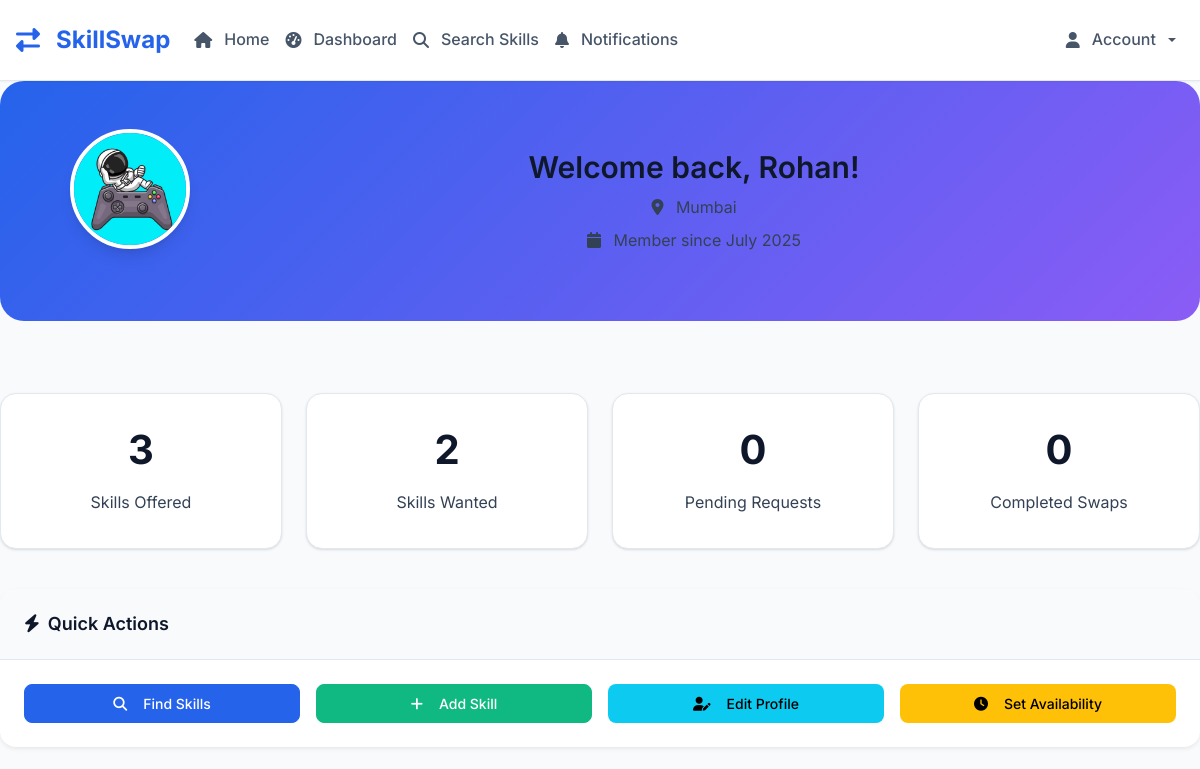
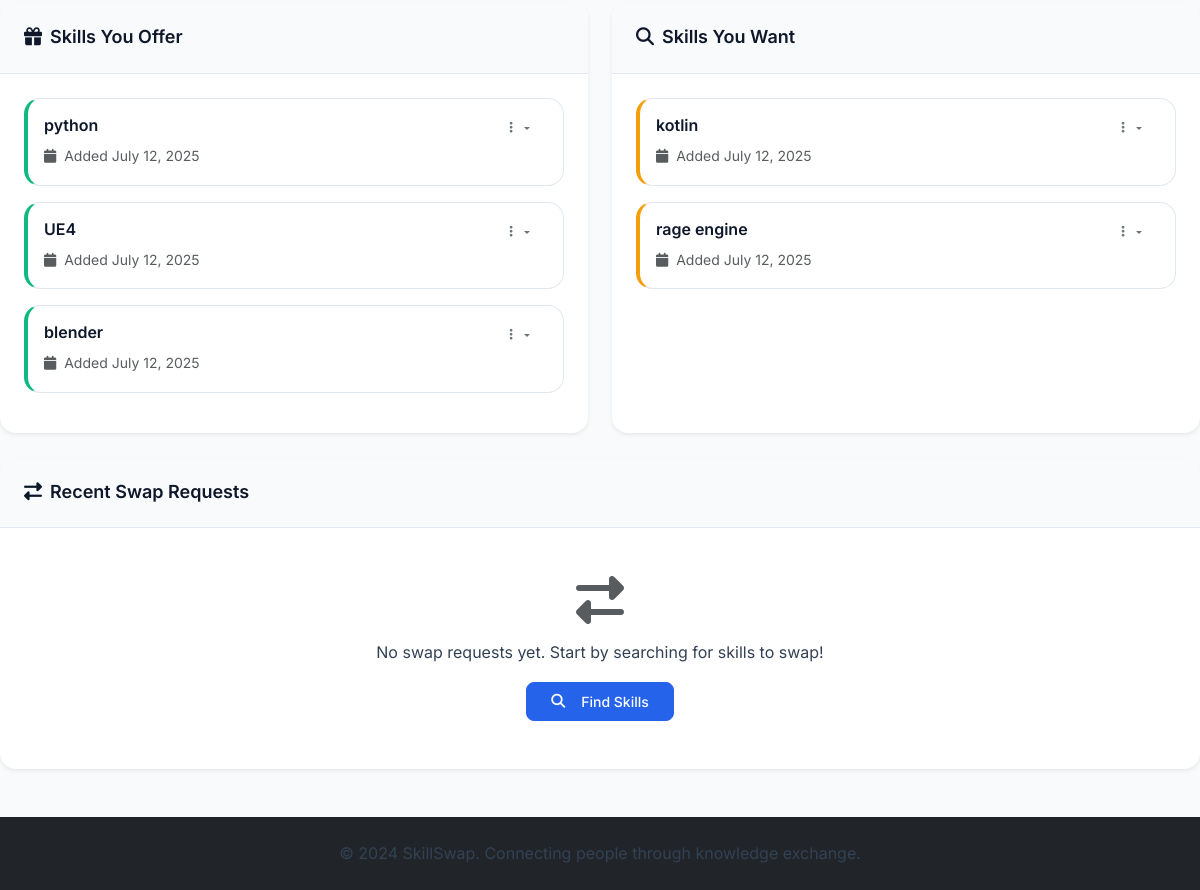
/dashboard (signed in), run on an earlier commit of the app's database (2 pictures, top to bottom).
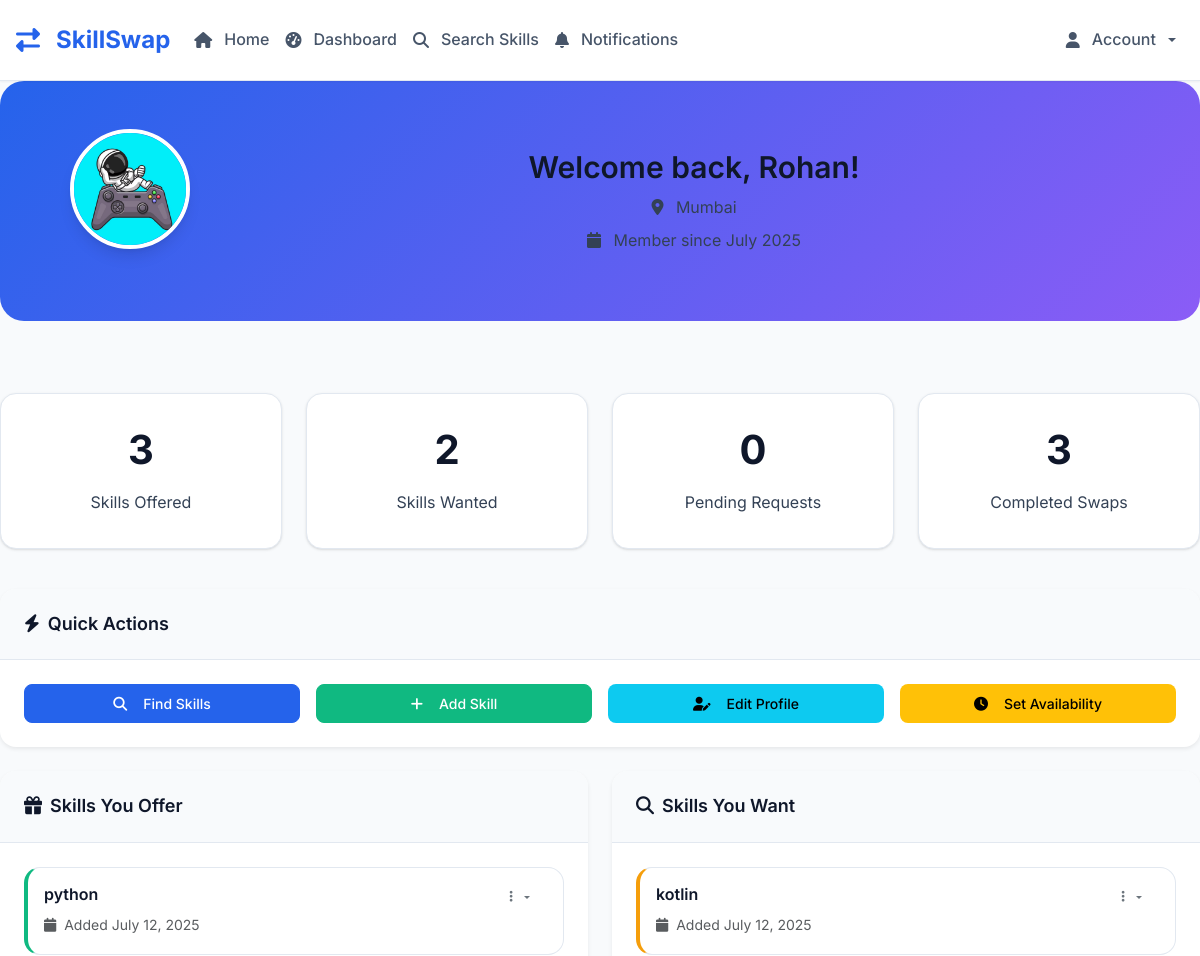
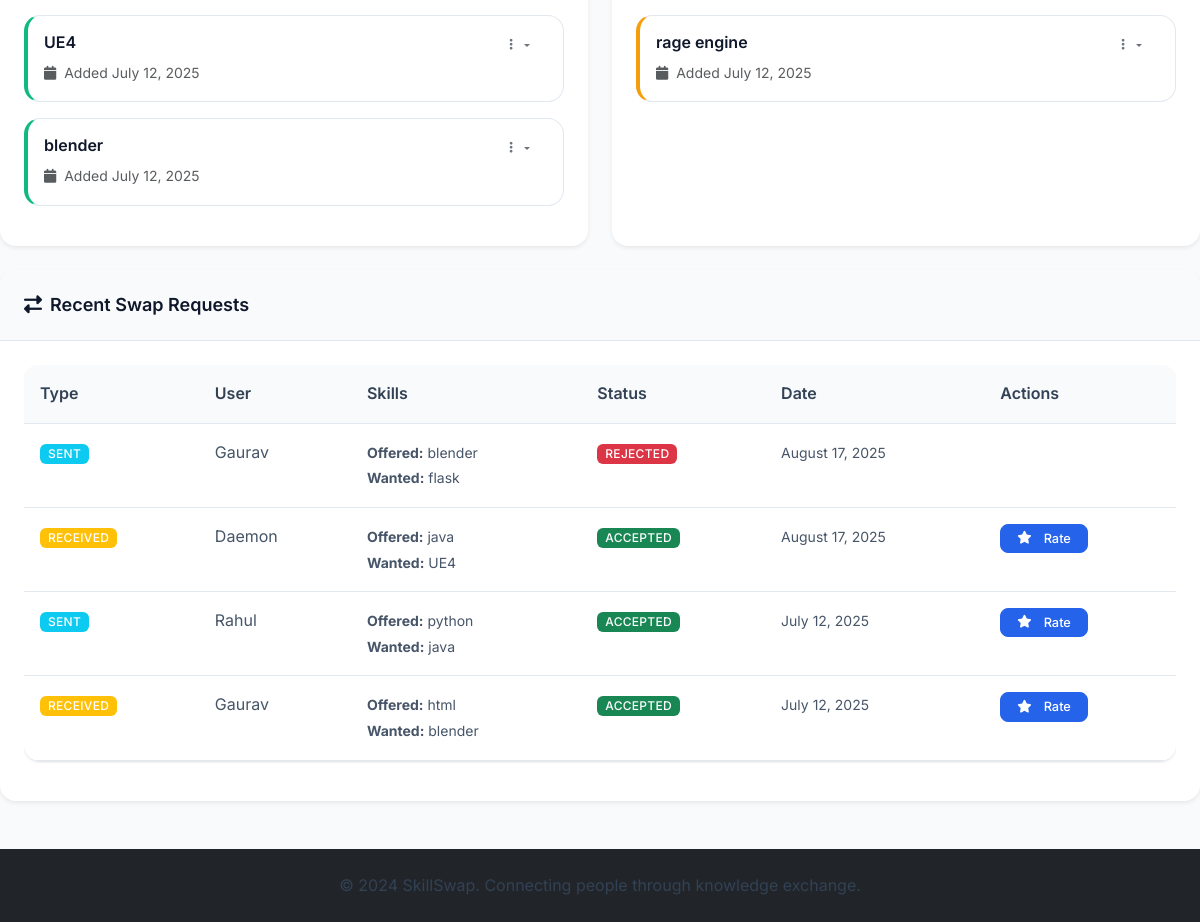
And on a later commit of the database (2 pictures, top to bottom).
### tables this page shows
CREATE TABLE users (
            id INTEGER PRIMARY KEY AUTOINCREMENT,
            email TEXT UNIQUE NOT NULL,
            password_hash TEXT NOT NULL,
            name TEXT NOT NULL,
            location TEXT,
            profile_photo TEXT,
            availability TEXT,
            is_public INTEGER DEFAULT 1,
            is_admin INTEGER DEFAULT 0,
            is_banned INTEGER DEFAULT 0,
            created_at TIMESTAMP DEFAULT CURRENT_TIMESTAMP
        , bio TEXT);

CREATE TABLE skills (
            id INTEGER PRIMARY KEY AUTOINCREMENT,
            user_id INTEGER,
            skill_name TEXT NOT NULL,
            skill_type TEXT NOT NULL, -- 'offered' or 'wanted'
            description TEXT,
            is_approved INTEGER DEFAULT 1,
            created_at TIMESTAMP DEFAULT CURRENT_TIMESTAMP,
            FOREIGN KEY (user_id) REFERENCES users (id)
        );

CREATE TABLE swap_requests (
            id INTEGER PRIMARY KEY AUTOINCREMENT,
            requester_id INTEGER,
            provider_id INTEGER,
            offered_skill_id INTEGER,
            wanted_skill_id INTEGER,
            status TEXT DEFAULT 'pending', -- 'pending', 'accepted', 'rejected', 'cancelled'
            message TEXT,
            created_at TIMESTAMP DEFAULT CURRENT_TIMESTAMP,
            FOREIGN KEY (requester_id) REFERENCES users (id),
            FOREIGN KEY (provider_id) REFERENCES users (id),
            FOREIGN KEY (offered_skill_id) REFERENCES skills (id),
            FOREIGN KEY (wanted_skill_id) REFERENCES skills (id)
        );

### skill_swap_app.py (the view)
@app.route('/dashboard')
@login_required
def dashboard():
    conn = get_db()
    user = conn.execute('SELECT * FROM users WHERE id = ?', (session['user_id'],)).fetchone()
    if not user:
        session.clear()
        flash('User session invalid. Please log in again.', 'error')
        return redirect(url_for('login'))
    offered_skills = conn.execute('''
        SELECT * FROM skills WHERE user_id = ? AND skill_type = 'offered'
    ''', (session['user_id'],)).fetchall()
    wanted_skills = conn.execute('''
        SELECT * FROM skills WHERE user_id = ? AND skill_type = 'wanted'
    ''', (session['user_id'],)).fetchall()
    sent_requests = conn.execute('''
        SELECT sr.*, u.name as provider_name, s1.skill_name as offered_skill_name, s2.skill_name as wanted_skill_name
        FROM swap_requests sr
        JOIN users u ON sr.provider_id = u.id
        JOIN skills s1 ON sr.offered_skill_id = s1.id
        JOIN skills s2 ON sr.wanted_skill_id = s2.id
        WHERE sr.requester_id = ?
        ORDER BY sr.created_at DESC
    ''', (session['user_id'],)).fetchall()
    received_requests = conn.execute('''
        SELECT sr.*, u.name as requester_name, s1.skill_name as offered_skill_name, s2.skill_name as wanted_skill_name
        FROM swap_requests sr
        JOIN users u ON sr.requester_id = u.id
        JOIN skills s1 ON sr.offered_skill_id = s1.id
        JOIN skills s2 ON sr.wanted_skill_id = s2.id
        WHERE sr.provider_id = ?
        ORDER BY sr.created_at DESC
    ''', (session['user_id'],)).fetchall()
    unread_notifications = conn.execute('''
        SELECT COUNT(*) as count FROM notifications
        WHERE user_id = ? AND is_read = 0
    ''', (session['user_id'],)).fetchone()['count']
    conn.close()
    user = convert_row_datetimes(user)
    offered_skills = convert_rows_datetimes(offered_skills)
    wanted_skills = convert_rows_datetimes(wanted_skills)
    sent_requests = convert_rows_datetimes(sent_requests)
    received_requests = convert_rows_datetimes(received_requests)
    all_requests = sent_requests + received_requests
    all_requests.sort(key=lambda x: x.get('created_at', datetime.min) if x else datetime.min, reverse=True)
    stats = {
        'offered_skills': len(offered_skills),
        'wanted_skills': len(wanted_skills),
        'pending_requests': len([r for r in all_requests if r and r.get('status') == 'pending']),
        'completed_swaps': len([r for r in all_requests if r and r.get('status') == 'accepted'])
    }
    return render_template('dashboard.html',
                         user=user,
                         offered_skills=offered_skills,
                         wanted_skills=wanted_skills,
                         swap_requests=all_requests,
                         stats=stats,
                         unread_notifications=unread_notifications)

### templates/dashboard.html (shortened to what this page needs)
{% extends "base.html" %}
{% block content %}
<div class="row mb-4">
    <div class="col-12">
        <div class="profile-header">
            <div class="row align-items-center">
                <div class="col-md-2 text-center">
                    {% if user.profile_photo %}
                        <img src="{{ url_for('static', filename='uploads/' + user.profile_photo) }}"
                             alt="Profile" class="profile-avatar">
                    {% else %}
                        <img src="{{ url_for('static', filename='images/default-avatar.png') }}"
                             alt="Profile" class="profile-avatar">
                    {% endif %}
                </div>
                <div class="col-md-10">
                    <h2 class="mb-2">Welcome back, {{ user.name or 'User' }}!</h2>
                    <p class="mb-2">
                        <i class="fas fa-map-marker-alt me-2"></i>
                        {{ user.location or 'Location not specified' }}
                    </p>
                    <p class="mb-0">
                        <i class="fas fa-calendar me-2"></i>
                        Member since {{ user.created_at.strftime('%B %Y') if user and user.created_at else 'Recently' }}
                    </p>
                </div>
            </div>
        </div>
    </div>
</div>
<div class="row mb-4">
    <div class="col-md-3 mb-3">
        <div class="stats-card text-center">
            <h3 class="display-6 fw-bold">{{ stats.offered_skills }}</h3>
            <p class="mb-0">Skills Offered</p>
        </div>
    </div>
    <div class="col-md-3 mb-3">
        <div class="stats-card text-center">
            <h3 class="display-6 fw-bold">{{ stats.wanted_skills }}</h3>
            <p class="mb-0">Skills Wanted</p>
        </div>
    </div>
    <div class="col-md-3 mb-3">
        <div class="stats-card text-center">
            <h3 class="display-6 fw-bold">{{ stats.pending_requests }}</h3>
            <p class="mb-0">Pending Requests</p>
        </div>
    </div>
    <div class="col-md-3 mb-3">
        <div class="stats-card text-center">
            <h3 class="display-6 fw-bold">{{ stats.completed_swaps }}</h3>
            <p class="mb-0">Completed Swaps</p>
        </div>
    </div>
</div>
<div class="row mb-4">
    <div class="col-12">
        <div class="card border-0 shadow-sm">
            <div class="card-header">
                <h5 class="mb-0">
                    <i class="fas fa-bolt me-2"></i>Quick Actions
                </h5>
            </div>
            <div class="card-body">
                <div class="row g-3">
                    <div class="col-md-3">
                        <a href="{{ url_for('search') }}" class="btn btn-primary w-100">
                            <i class="fas fa-search me-2"></i>Find Skills
                        </a>
                    </div>
                    <div class="col-md-3">
                        <button class="btn btn-success w-100" data-bs-toggle="modal" data-bs-target="#addSkillModal">
                            <i class="fas fa-plus me-2"></i>Add Skill
                        </button>
                    </div>
                    <div class="col-md-3">
                        <a href="{{ url_for('profile') }}" class="btn btn-info w-100">
                            <i class="fas fa-user-edit me-2"></i>Edit Profile
                        </a>
                    </div>
                    <div class="col-md-3">
                        <button class="btn btn-warning w-100" data-bs-toggle="modal" data-bs-target="#availabilityModal">
                            <i class="fas fa-clock me-2"></i>Set Availability
                        </button>
                    </div>
                </div>
            </div>
        </div>
    </div>
</div>
<div class="row mb-4">
    <div class="col-md-6">
        <div class="card border-0 shadow-sm h-100">
            <div class="card-header">
                <h5 class="mb-0">
                    <i class="fas fa-gift me-2"></i>Skills You Offer
                </h5>
            </div>
            <div class="card-body">
                {% if offered_skills %}
                    {% for skill in offered_skills %}
                    <div class="skill-card offered p-3 mb-3">
                        <div class="d-flex justify-content-between align-items-start">
                            <div>
                                <h6 class="mb-1">{{ skill.skill_name }}</h6>
                                <small class="text-muted">
                                    <i class="fas fa-calendar me-1"></i>
                                    Added {{ skill.created_at.strftime('%B %d, %Y') if skill.created_at else 'Recently' }}
                                </small>
                            </div>
                            <div class="dropdown">
                                <button class="btn btn-sm btn-outline-secondary dropdown-toggle" data-bs-toggle="dropdown">
                                    <i class="fas fa-ellipsis-v"></i>
                                </button>
                            </div>
                        </div>
                    </div>
                    {% endfor %}
                {% endif %}
            </div>
        </div>
    </div>
    <div class="col-md-6">
        <div class="card border-0 shadow-sm h-100">
            <div class="card-header">
                <h5 class="mb-0">
                    <i class="fas fa-search me-2"></i>Skills You Want
                </h5>
            </div>
            <div class="card-body">
                {% if wanted_skills %}
                    {% for skill in wanted_skills %}
                    <div class="skill-card wanted p-3 mb-3">
                        <div class="d-flex justify-content-between align-items-start">
                            <div>
                                <h6 class="mb-1">{{ skill.skill_name }}</h6>
                                <small class="text-muted">
                                    <i class="fas fa-calendar me-1"></i>
                                    Added {{ skill.created_at.strftime('%B %d, %Y') if skill.created_at else 'Recently' }}
                                </small>
                            </div>
                            <div class="dropdown">
                                <button class="btn btn-sm btn-outline-secondary dropdown-toggle" data-bs-toggle="dropdown">
                                    <i class="fas fa-ellipsis-v"></i>
                                </button>
                            </div>
                        </div>
                    </div>
                    {% endfor %}
                {% endif %}
            </div>
        </div>
    </div>
</div>
<div class="row mb-4">
    <div class="col-12">
        <div class="card border-0 shadow-sm">
            <div class="card-header">
                <h5 class="mb-0">
                    <i class="fas fa-exchange-alt me-2"></i>Recent Swap Requests
                </h5>
            </div>
            <div class="card-body">
                {% if swap_requests %}
                    <div class="table-responsive">
                        <table class="table table-hover">
                            <thead>
                                <tr>
                                    <th>Type</th>
                                    <th>User</th>
                                    <th>Skills</th>
                                    <th>Status</th>
                                    <th>Date</th>
                                    <th>Actions</th>
                                </tr>
                            </thead>
                            <tbody>
                                {% for request in swap_requests %}
                                <tr>
                                    <td>
                                        {% if request.requester_id == session.user_id %}
                                            <span class="badge bg-info">Sent</span>
                                        {% else %}
                                            <span class="badge bg-warning">Received</span>
                                        {% endif %}
                                    </td>
                                    <td>
                                        {% if request.requester_id == session.user_id %}
                                            {{ request.provider_name }}
                                        {% else %}
                                            {{ request.requester_name }}
                                        {% endif %}
                                    </td>
                                    <td>
                                        <small>
                                            <strong>Offered:</strong> {{ request.offered_skill_name }}<br>
                                            <strong>Wanted:</strong> {{ request.wanted_skill_name }}
                                        </small>
                                    </td>
                                    <td>
                                        <span class="badge bg-{{ 'success' if request.status == 'accepted' else 'warning' if request.status == 'pending' else 'danger' }}">
                                            {{ request.status.title() }}
                                        </span>
                                    </td>
                                    <td>
                                        <small>{{ request.created_at.strftime('%B %d, %Y') }}</small>
                                    </td>
                                    <td>
                                        {% if request.status == 'pending' %}
                                            {% if request.requester_id != session.user_id %}
                                            <div class="btn-group btn-group-sm">
                                                <a href="{{ url_for('respond_swap', request_id=request.id, action='accept') }}"
                                                   class="btn btn-success btn-sm">
                                                    <i class="fas fa-check"></i>
                                                </a>
                                                <a href="{{ url_for('respond_swap', request_id=request.id, action='reject') }}"
                                                   class="btn btn-danger btn-sm">
                                                    <i class="fas fa-times"></i>
                                                </a>
                                            </div>
                                            {% else %}
                                            <a href="{{ url_for('cancel_swap', request_id=request.id) }}"
                                               class="btn btn-outline-danger btn-sm">
                                                <i class="fas fa-times me-1"></i>Cancel
                                            </a>
                                            {% endif %}
                                        {% elif request.status == 'accepted' %}
                                            <a href="{{ url_for('rate_swap', request_id=request.id) }}"
                                               class="btn btn-primary btn-sm">
                                                <i class="fas fa-star me-1"></i>Rate
                                            </a>
                                        {% endif %}
                                    </td>
                                </tr>
                                {% endfor %}
                            </tbody>
                        </table>
                    </div>
                {% else %}
                    <div class="text-center text-muted py-4">
                        <i class="fas fa-exchange-alt fa-3x mb-3"></i>
                        <p>No swap requests yet. Start by searching for skills to swap!</p>
                        <a href="{{ url_for('search') }}" class="btn btn-primary">
                            <i class="fas fa-search me-2"></i>Find Skills
                        </a>
                    </div>
                {% endif %}
            </div>
        </div>
    </div>
</div>
{% endblock %}

What changed in the data, as far as the page shows it:
added swap_requests: shows "SENT", provider_name "Gaurav", offered_skill_name "blender", wanted_skill_name "flask", status "REJECTED", created_at "August 17, 2025"
added swap_requests: shows "RECEIVED", requester_name "Daemon", offered_skill_name "java", wanted_skill_name "UE4", status "ACCEPTED", created_at "August 17, 2025"
added swap_requests: shows "SENT", provider_name "Rahul", offered_skill_name "python", wanted_skill_name "java", status "ACCEPTED", created_at "July 12, 2025"
added swap_requests: shows "RECEIVED", requester_name "Gaurav", offered_skill_name "html", wanted_skill_name "blender", status "ACCEPTED", created_at "July 12, 2025"
Also different on the page:
{{ stats.completed_swaps }}: "0" → "3"
text no longer shown: "No swap requests yet. Start by searching for skills to swap! Find Skills"
text now shown: "Type User Skills Status Date Actions"
